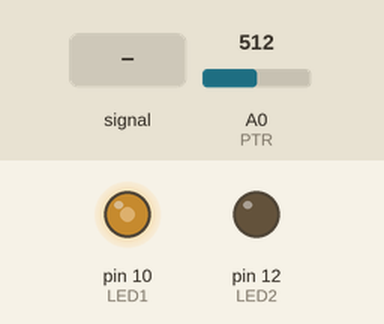
Bench run of a sketch on a simulated Arduino Uno, built with avr-gcc and run on an emulated ATmega328P. Parts: output pins drawn as LEDs (lit = HIGH). The inputs (shaded band) are chosen by the test bench; at power-on: A0 (PTR) = 512. What the sketch prints to the serial monitor is not drawn.

Above: at 1.2 s.
1.3 s: A0 (PTR) fed a 200 Hz sine of ±81 counts around its level
4.3 s: A0 (PTR) set to 900
5.8 s: A0 (PTR) set to 122
At 6.2 s:
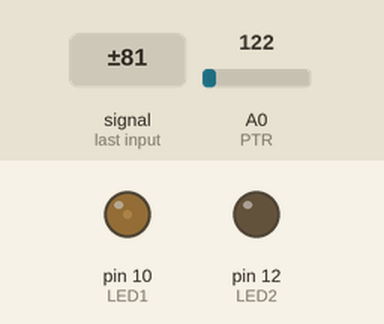
7.3 s: A0 (PTR) set to 40
At 8.5 s:
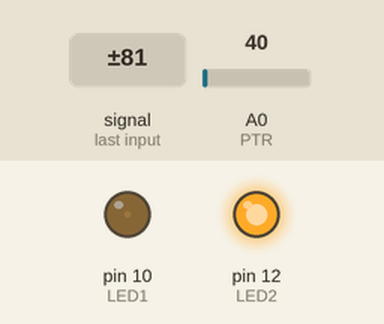
8.8 s: A0 (PTR) set to 0
At 9.7 s:
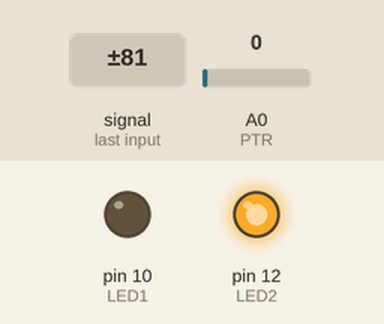
Timing chart, 0 to 11.3 s (numbered marks = the images above; inputs shaded):
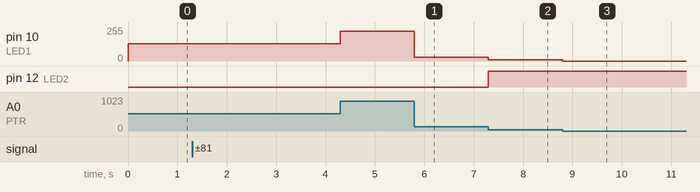

Measured:
- after the input at 5.8 s, pin 10 (LED1): 225/255 → 30/255 at once
- after the input at 7.3 s, pin 10 (LED1): 30/255 → 10/255 at once; pin 12 (LED2): LOW → HIGH at once
- after the input at 8.8 s, pin 10 (LED1): 10/255 → 0/255 at once

The sketch:

34_activity.ino
```cpp
#define PTR A0
#define LED1 10
#define LED2 12

void setup() {
  Serial.begin(115200);
  pinMode(LED1, OUTPUT);
  pinMode(LED2, OUTPUT);
}

void loop() {
  int value = analogRead(PTR);
  Serial.println(value);
  analogWrite(LED1, value/4);

  if(value < 50){
    digitalWrite(LED2, HIGH);
  }else{
    digitalWrite(LED2, LOW);
  }
}
```
